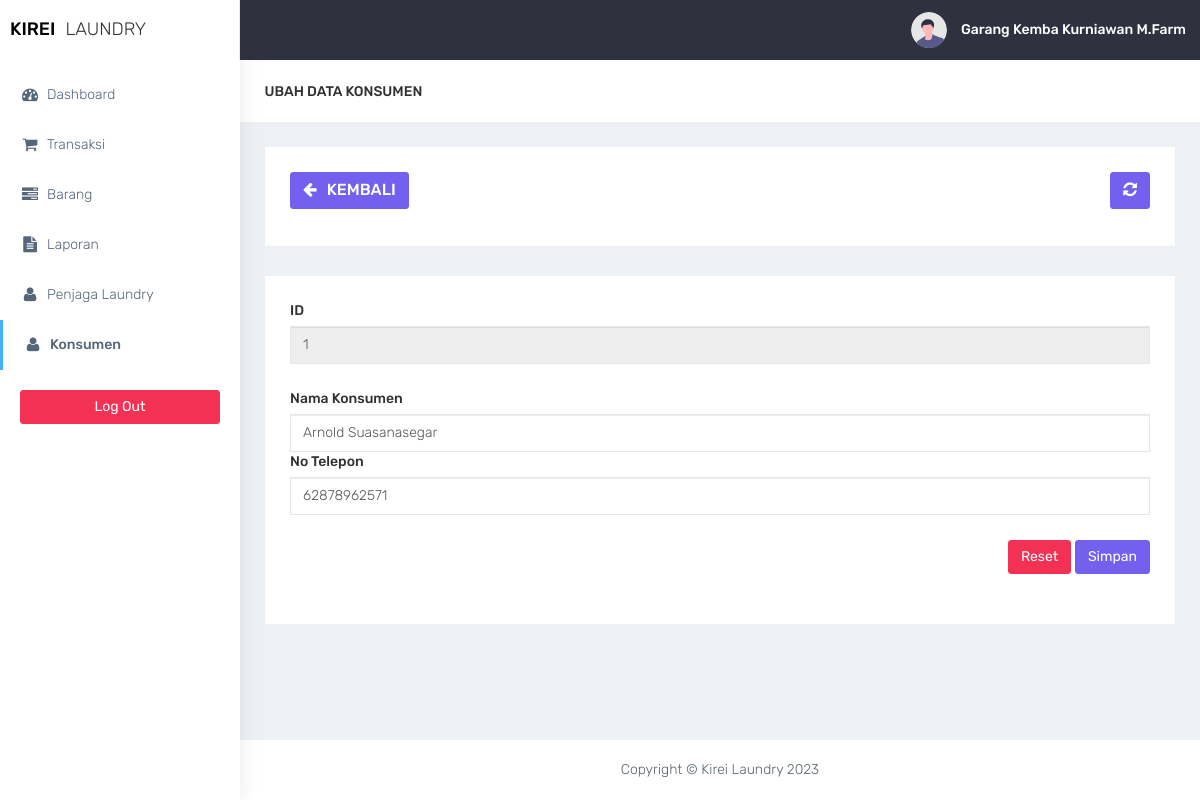
The app's page /konsumen/konsumen-form-edit.php?id_konsumen=1 (signed in) with its own data.
### tables this page shows
CREATE TABLE `konsumen` (
  `id_konsumen` int(11) NOT NULL,
  `nm_konsumen` varchar(30) NOT NULL,
  `no_tlp` varchar(13) NOT NULL
);

### functions.php (called while the page is built, shortened)
<?php
function ambilsatubaris($conn, $query)
{
    $db = mysqli_query($conn, $query);
    return mysqli_fetch_assoc($db);
}

### konsumen/konsumen-form-edit.php (the view, shortened to what this page needs)
<?php
require '../functions.php';
$id_konsumen = $_GET['id_konsumen'];
$sql = "SELECT * FROM konsumen WHERE id_konsumen = '$id_konsumen '";
$edit = ambilsatubaris($conn,$sql);
require '../layout/layout_header.php';
?>
<div class="container-fluid">
    <div class="row bg-title">
        <div class="col-lg-3 col-md-4 col-sm-4 col-xs-12">
            <h4 class="page-title">Ubah Data Konsumen</h4>
        </div>
    </div>
    <div class="row">
        <div class="col-md-12 col-lg-12 col-sm-12 col-xs-12">
            <div class="white-box">
                <div class="row">
                    <div class="col-md-6">
                        <a href="javascript:void(0)" onclick="window.history.back();" class="btn btn-primary box-title"><i class="fa fa-arrow-left fa-fw"></i> Kembali</a>
                    </div>
                    <div class="col-md-6 text-right">
                        <button id="btn-refresh" class="btn btn-primary box-title text-right" title="Refresh Data"><i class="fa fa-refresh" id="ic-refresh"></i></button>
                    </div>
                </div>
            </div>
        </div>
    </div>
    <div class="row">
        <div class="col-md-12 col-lg-12 col-sm-12 col-xs-12">
            <div class="white-box">
                <form method="post" action="">
                    <div class="form-group">
                        <label>ID</label>
                        <input type="text" name="id_konsumen" class="form-control" value="<?= $edit['id_konsumen'] ?>" readonly>
                    </div>
                    <div class="form-group">
                        <label>Nama Konsumen</label>
                        <input type="text" name="nm_konsumen" class="form-control" value="<?= $edit['nm_konsumen'] ?>">
                        <div class="form-group">
                            <label>No Telepon</label>
                            <input type="text" name="no_tlp" class="form-control" value="<?= $edit['no_tlp'] ?>">
                        </div>
                        <div class="text-right">
                            <button type="reset" class="btn btn-danger">Reset</button>
                            <button type="submit" name="btn-simpan" class="btn btn-primary">Simpan</button>
                        </div>
                </form>
            </div>
        </div>
    </div>
</div>
<?php
require '../layout/layout_footer.php';
?>

### assets/css/colors/default.css (style rules this page uses)
body { background: #fff; }

### records on screen
konsumen: id_konsumen "1", nm_konsumen "Arnold Suasanasegar", no_tlp "62878962571"

### other values on screen
$_SESSION['nm_pegawai'] "Garang Kemba Kurniawan M.Farm"
